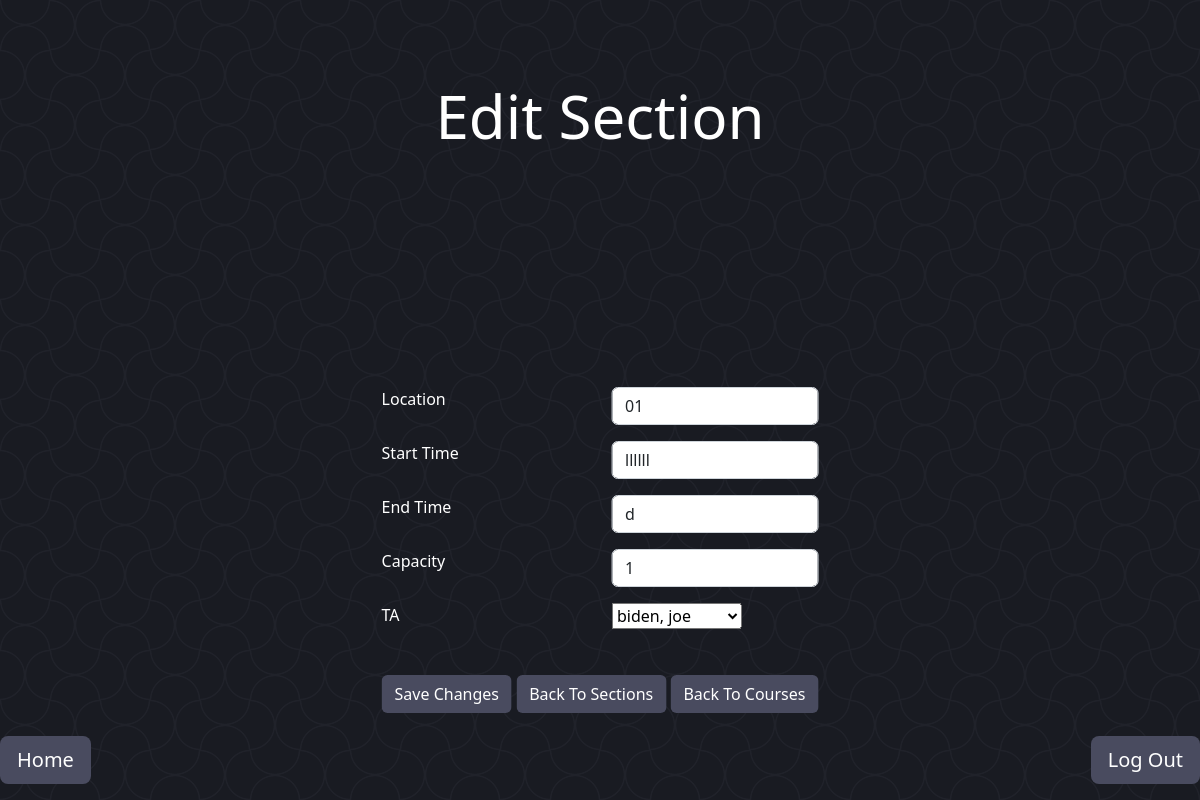
Page /sectionEdit/1234/5/ on the earlier database version.
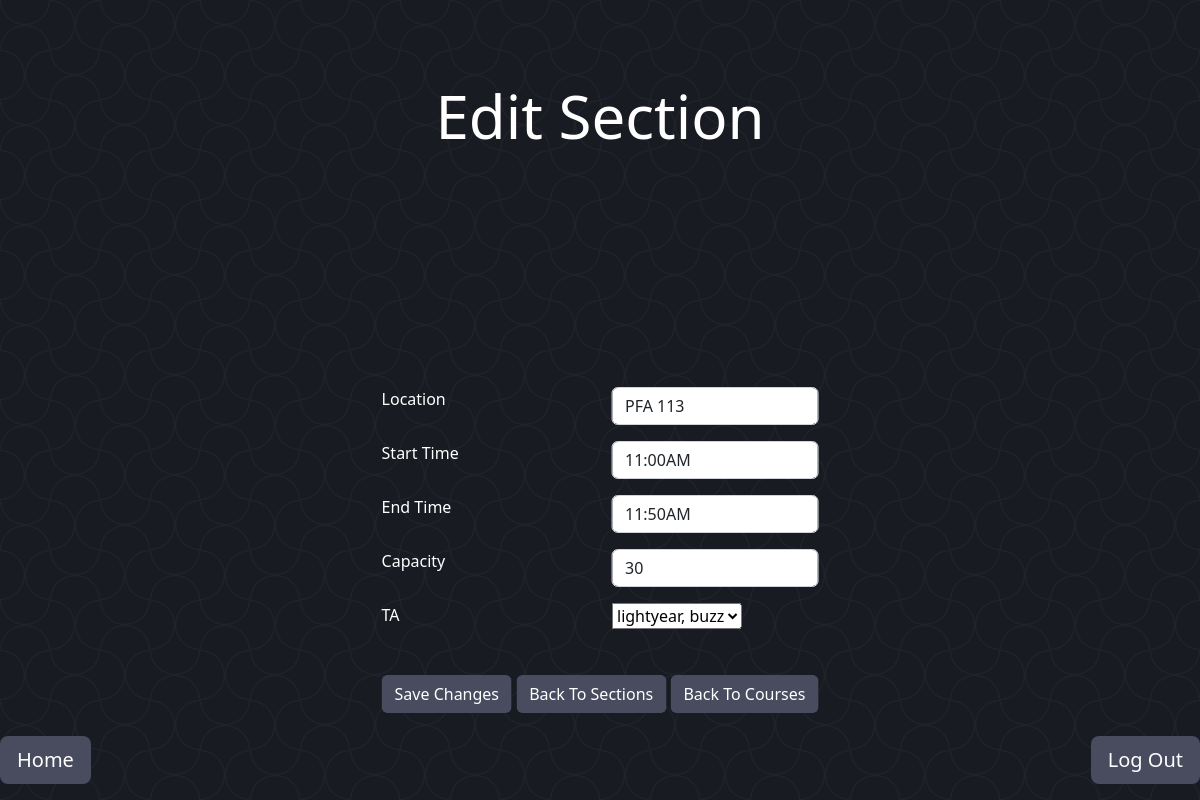
Same page on the later database version.
### Management/models.py (models this page shows, shortened)
class Section(models.Model):
    sectionID = models.IntegerField(primary_key=True)
    location = models.CharField(max_length=8)
    startTime = models.CharField(max_length=7)
    endTime = models.CharField(max_length=7)
    capacity = models.IntegerField()
    TA = models.ForeignKey(User, on_delete=models.SET_NULL, null=True)
    courseID = models.ForeignKey(Course, on_delete=models.CASCADE)
    @staticmethod
    def getSection(sectionID):
        return get_object_or_404(Section, pk=sectionID)

### Management/views.py (the view, shortened to what this page needs)
# urls.py: path('sectionEdit/<int:course_id>/<int:section_id>/', sectionEdit.as_view(), name='sectionEdit'),
class sectionEdit(View):
    def get(self, request, section_id, course_id):
        section = Section.getSection(section_id)
        user = User.objects.all()
        form = SectionEditForm(instance=section, initial={'courseID': course_id})
        context = {'section': section, 'form': form, 'course_id': course_id, 'people': user}
        return render(request, "main/Section/sectionEdit.html", context)

### Management/forms.py
class SectionEditForm(forms.ModelForm):
    class Meta:
        model = Section
        fields = ['location', 'startTime', 'endTime', 'capacity', 'TA']

### Management/models.py (called while the page is built)
    def getEmail(self):
        return self.email

    def getlName(self):
        return self.lName

    def getfName(self):
        return self.fName

    def getFullName(self):
        return self.getlName() + ", " + self.getfName()

### templates/main/Section/sectionEdit.html (shortened to what this page needs)
{% extends 'basePages.html' %}
    {% load crispy_forms_tags %}
    {% load crispy_forms_filters %}
{% block header %}
    Edit Section
{% endblock header %}
{% block content %}
    <div class="container position-relative" style="height: 500px">
        <div class="CourseAddForm position-absolute top-50 start-50 translate-middle">
            <form method="post">
                <div class="row mb-3">
                    <div class="col">
                        <label class="form-label text-white">Location</label>
                    </div>
                    <div class="col">
                        <input type="text" class="form-control" name="location" value="{{ section.location }}">
                    </div>
                </div>
                <div class="row mb-3">
                    <div class="col">
                        <label class="form-label text-white">Start Time</label>
                    </div>
                    <div class="col">
                        <input type="text" class="form-control" name="startTime" value="{{ section.startTime }}">
                    </div>
                </div>
                <div class="row mb-3">
                    <div class="col">
                        <label class="form-label text-white">End Time</label>
                    </div>
                    <div class="col">
                        <input type="text" class="form-control" name="endTime" value="{{ section.endTime }}">
                    </div>
                </div>
                <div class="row mb-3">
                    <div class="col">
                        <label class="form-label text-white">Capacity</label>
                    </div>
                    <div class="col">
                        <input type="number" class="form-control" name="capacity" value="{{ section.capacity }}">
                    </div>
                </div>
                <div class="row mb-3">
                    <div class="col">
                        <label class="form-label text-white">TA</label>
                    </div>
                    <div class="col">
                        <select name="TA">
                            {% for u in people %}
                                {% if u.role == 3 %}
                                    {% if section.TA == u %}
                                    <option selected value="{{ u.getEmail }}">{{ u.getFullName }}</option>
                                    {% else %}
                                    <option value="{{ u.getEmail }}">{{ u.getFullName }}</option>
                                    {% endif %}
                                {% endif %}
                            {% endfor %}
                        </select>
                    </div>
                </div>
                <br>
                <input class="btn" type="submit" style="color: white; background-color: #494b5f" value="Save Changes"></input>
                <button class="btn" href="{% url 'sections' course_id %}" role="button" style="color: white; background-color: #494b5f">Back To Sections</button>
                <a class="btn" href="{% url 'courses' %}" role="button" style="color: white; background-color: #494b5f">Back To Courses</a>
            </form>
        </div>
    </div>
{% endblock content %}

Differences in the rows shown:
changed Section: location "01" → "PFA 113"; startTime "llllll" → "11:00AM"; endTime "d" → "11:50AM"; capacity "1" → "30"
Other differences:
form field TA: "biden, joe" → "lightyear, buzz"
